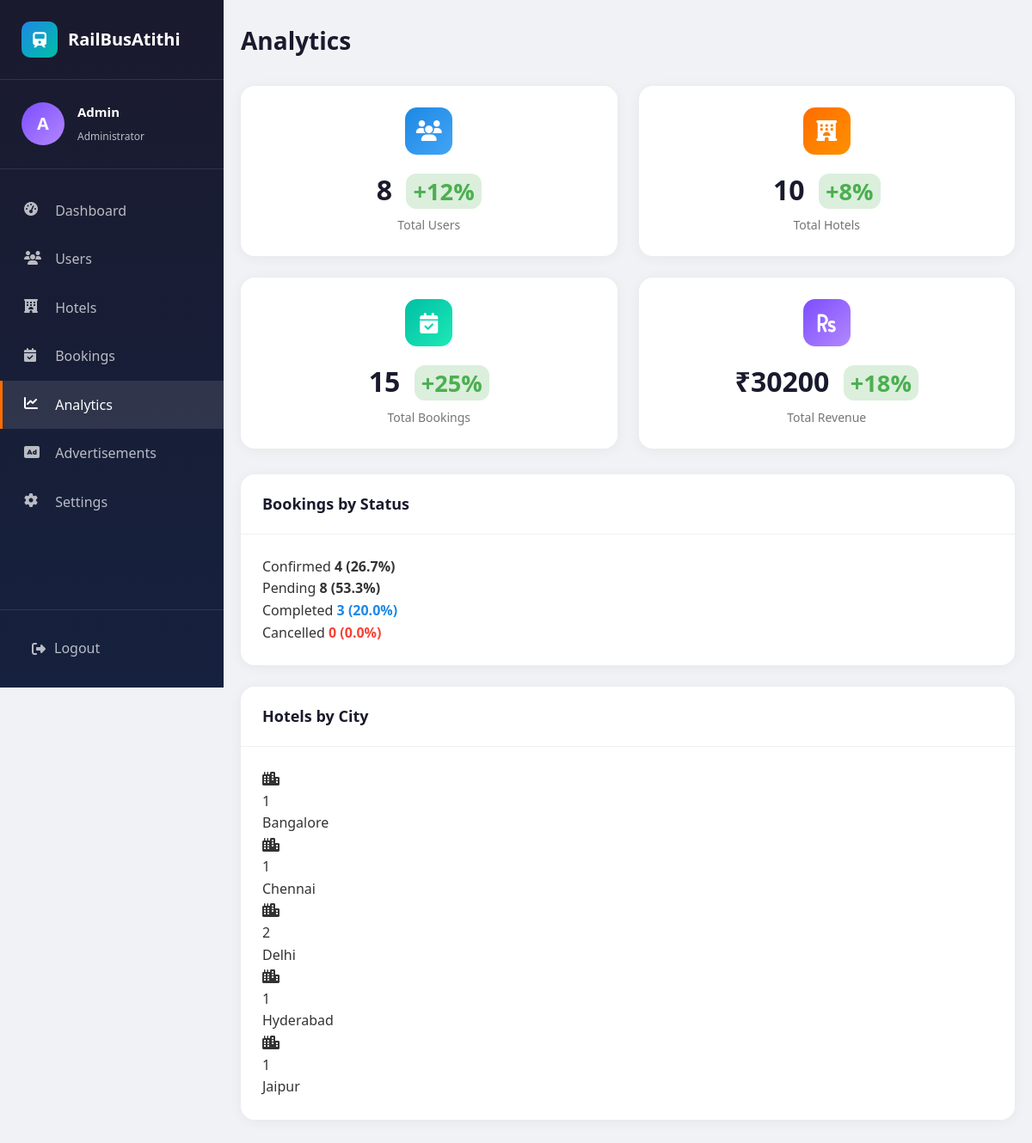
/admin/analytics (signed in), run on the app's committed database.
### app.py (models this page shows)
class User(db.Model):
    id = db.Column(db.Integer, primary_key=True)
    name = db.Column(db.String(100), nullable=False)
    email = db.Column(db.String(120), unique=True, nullable=False)
    password = db.Column(db.String(200), nullable=False)
    role = db.Column(db.String(20), nullable=False)  # passenger, hotel_owner, admin
    phone = db.Column(db.String(20))
    city = db.Column(db.String(100))
    location = db.Column(db.String(200))
    created_at = db.Column(db.DateTime, default=datetime.utcnow)
    reset_token = db.Column(db.String(200), nullable=True)
    bookings = db.relationship('Booking', backref='user', lazy=True)
    hotels = db.relationship('Hotel', backref='owner', lazy=True)

class Hotel(db.Model):
    id = db.Column(db.Integer, primary_key=True)
    name = db.Column(db.String(200), nullable=False)
    description = db.Column(db.Text)
    location = db.Column(db.String(200), nullable=False)
    city = db.Column(db.String(100), nullable=False)
    near_station = db.Column(db.String(100))  # Nearest railway station
    near_bus_stop = db.Column(db.String(100))  # Nearest bus stop
    distance_station = db.Column(db.Float, default=1.0)  # Distance in km
    distance_bus = db.Column(db.Float, default=1.0)  # Distance in km
    price = db.Column(db.Integer, nullable=False)
    rating = db.Column(db.Float, default=4.0)
    review_count = db.Column(db.Integer, default=0)
    total_rooms = db.Column(db.Integer, default=10)
    available_rooms = db.Column(db.Integer, default=10)
    amenities = db.Column(db.String(500))  # JSON string of amenities
    photos = db.Column(db.String(500))  # Comma-separated photo paths
    owner_id = db.Column(db.Integer, db.ForeignKey('user.id'), nullable=False)
    approved = db.Column(db.Boolean, default=False)
    created_at = db.Column(db.DateTime, default=datetime.utcnow)
    bookings = db.relationship('Booking', backref='hotel', lazy=True)

### app.py (the view)
@app.route('/admin/analytics')
def analytics():
    if session.get('user_role') != 'admin':
        return redirect(url_for('login'))
    user = User.query.get(session['user_id'])
    total_users = User.query.count()
    total_hotels = Hotel.query.filter_by(approved=True).count()
    total_bookings = Booking.query.count()
    total_revenue = db.session.query(db.func.sum(Booking.total_price)).filter(Booking.status == 'confirmed').scalar() or 0
    bookings_by_status = {
        'confirmed': Booking.query.filter_by(status='confirmed').count(),
        'pending': Booking.query.filter_by(status='pending').count(),
        'completed': Booking.query.filter_by(status='completed').count(),
        'cancelled': Booking.query.filter_by(status='cancelled').count(),
    }
    top_cities = db.session.query(Hotel.city, db.func.count(Hotel.id)).group_by(Hotel.city).limit(5).all()
    return render_template('admin_analytics.html',
                         user=user,
                         total_users=total_users,
                         total_hotels=total_hotels,
                         total_bookings=total_bookings,
                         total_revenue=total_revenue,
                         bookings_by_status=bookings_by_status,
                         top_cities=top_cities)

### templates/admin_analytics.html (shortened to what this page needs)
<!DOCTYPE html>
<html lang="en">
<head>
    <link rel="stylesheet" href="{{ url_for('static', filename='css/style.css') }}">
    <link rel="stylesheet" href="{{ url_for('static', filename='css/dashboard.css') }}">
    <link rel="stylesheet" href="https://cdnjs.cloudflare.com/ajax/libs/font-awesome/6.4.0/css/all.min.css">
</head>
<body class="dashboard-body">
    <div class="dashboard-wrapper">
        <aside class="sidebar">
            <div class="sidebar-header">
                <a href="/" class="sidebar-logo">
                    <div class="sidebar-logo-icon">
                        <i class="fas fa-train"></i>
                    </div>
                    RailBusAtithi
                </a>
            </div>
            <div class="sidebar-user">
                <div class="user-avatar" style="background: linear-gradient(135deg, #7C4DFF 0%, #B388FF 100%);">{{ user.name[0] }}</div>
                <div class="user-info">
                    <h4>{{ user.name }}</h4>
                    <span>Administrator</span>
                </div>
            </div>
            <nav class="sidebar-menu">
                <a href="{{ url_for('admin_dashboard') }}" class="menu-item">
                    <i class="fas fa-tachometer-alt"></i>
                    <span>Dashboard</span>
                </a>
                <a href="{{ url_for('manage_users') }}" class="menu-item">
                    <i class="fas fa-users"></i>
                    <span>Users</span>
                </a>
                <a href="{{ url_for('manage_hotels') }}" class="menu-item">
                    <i class="fas fa-hotel"></i>
                    <span>Hotels</span>
                </a>
                <a href="{{ url_for('manage_bookings') }}" class="menu-item">
                    <i class="fas fa-calendar-check"></i>
                    <span>Bookings</span>
                </a>
                <a href="{{ url_for('analytics') }}" class="menu-item active">
                    <i class="fas fa-chart-line"></i>
                    <span>Analytics</span>
                </a>
                <a href="{{ url_for('admin_ads') }}" class="menu-item">
                    <i class="fas fa-ad"></i>
                    <span>Advertisements</span>
                </a>
                <a href="{{ url_for('admin_settings') }}" class="menu-item">
                    <i class="fas fa-cog"></i>
                    <span>Settings</span>
                </a>
            </nav>
            <div class="sidebar-footer">
                <a href="{{ url_for('logout') }}" class="logout-btn">
                    <i class="fas fa-sign-out-alt"></i>
                    <span>Logout</span>
                </a>
            </div>
        </aside>
        <main class="main-content">
            <div class="dashboard-header">
                <h1 class="page-title">Analytics</h1>
            </div>
            <div class="stats-grid">
                <div class="stat-card">
                    <div class="stat-icon blue">
                        <i class="fas fa-users"></i>
                    </div>
<div class="stat-value" title="Growth last 30 days">{{ total_users }} <span class="trend positive">+12%</span></div>
                    <div class="stat-label">Total Users</div>
                </div>
                <div class="stat-card">
                    <div class="stat-icon orange">
                        <i class="fas fa-hotel"></i>
                    </div>
<div class="stat-value" title="Growth last 30 days">{{ total_hotels }} <span class="trend positive">+8%</span></div>
                    <div class="stat-label">Total Hotels</div>
                </div>
                <div class="stat-card">
                    <div class="stat-icon green">
                        <i class="fas fa-calendar-check"></i>
                    </div>
<div class="stat-value" title="Growth last 30 days">{{ total_bookings }} <span class="trend positive">+25%</span></div>
                    <div class="stat-label">Total Bookings</div>
                </div>
                <div class="stat-card">
                    <div class="stat-icon purple">
                        <i class="fas fa-rupee-sign"></i>
                    </div>
<div class="stat-value" title="Growth last 30 days">₹{{ total_revenue|int }} <span class="trend positive">+18%</span></div>
                    <div class="stat-label">Total Revenue</div>
                </div>
            </div>
            <div class="charts-row">
                <div class="card">
                    <div class="card-header">
                        <h3 class="card-title">Bookings by Status</h3>
                    </div>
                    <div class="card-body">
                        <div class="hotel-status">
                            <div class="status-item">
                                <div class="status-header">
                                    <span class="status-label">Confirmed</span>
<span class="status-value approved">{{ bookings_by_status.confirmed }} ({{ "%.1f"|format((bookings_by_status.confirmed / total_bookings * 100) if total_bookings > 0 else 0 ) }}%)</span>
                                </div>
                            </div>
                            <div class="status-item">
                                <div class="status-header">
                                    <span class="status-label">Pending</span>
<span class="status-value pending">{{ bookings_by_status.pending }} ({{ "%.1f"|format((bookings_by_status.pending / total_bookings * 100) if total_bookings > 0 else 0 ) }}%)</span>
                                </div>
                            </div>
                            <div class="status-item">
                                <div class="status-header">
                                    <span class="status-label">Completed</span>
<span class="status-value" style="color: #1E88E5;">{{ bookings_by_status.completed }} ({{ "%.1f"|format((bookings_by_status.completed / total_bookings * 100) if total_bookings > 0 else 0 ) }}%)</span>
                                </div>
                            </div>
                            <div class="status-item">
                                <div class="status-header">
                                    <span class="status-label">Cancelled</span>
<span class="status-value" style="color: #f44336;">{{ bookings_by_status.cancelled }} ({{ "%.1f"|format((bookings_by_status.cancelled / total_bookings * 100) if total_bookings > 0 else 0 ) }}%)</span>
                                </div>
                            </div>
                        </div>
                    </div>
                </div>
                <div class="card">
                    <div class="card-header">
                        <h3 class="card-title">Hotels by City</h3>
                    </div>
                    <div class="card-body">
                        {% if top_cities %}
                        <div class="user-distribution">
                            {% for city, count in top_cities %}
                            <div class="distribution-item">
                                <div class="distribution-circle blue">
                                    <i class="fas fa-city"></i>
                                </div>
                                <div class="distribution-number">{{ count }}</div>
                                <div class="distribution-label">{{ city }}</div>
                            </div>
                            {% endfor %}
                        </div>
                        {% else %}
                        <p style="text-align: center; color: #666;">No data available</p>
                        {% endif %}
                    </div>
                </div>
            </div>
        </main>
    </div>
</body>
</html>

### static/css/style.css (style rules this page uses)
:root { --primary: #1E88E5; --primary-dark: #1565C0; --primary-light: #42A5F5; --secondary: #FF6D00; --secondary-dark: #E65100; --accent: #00BFA5; --accent-dark: #00897B; --background: #F5F7FA; --white: #FFFFFF; --text-dark: #333333; --text-light: #666666; --text-muted: #999999; --border: #E0E0E0; --shadow: 0 4px 20px rgba(0, 0, 0, 0.1); --shadow-hover: 0 8px 30px rgba(0, 0, 0, 0.15); --gradient-primary: linear-gradient(135deg, #1E88E5 0%, #1565C0 100%); --gradient-secondary: linear-gradient(135deg, #FF6D00 0%, #E65100 100%); --gradient-hero: linear-gradient(135deg, rgba(30, 136, 229, 0.9) 0%, rgba(21, 101, 192, 0.8) 100%); --border-radius: 12px; --border-radius-sm: 8px; --transition: all 0.3s ease; }
* { margin: 0; padding: 0; box-sizing: border-box; }
body { font-family: 'Segoe UI', Tahoma, Geneva, Verdana, sans-serif; background-color: var(--background); color: var(--text-dark); line-height: 1.6; overflow-x: hidden; }
a { text-decoration: none; color: inherit; transition: var(--transition); }
.stat-label { font-size: 14px; opacity: 0.9; }

### templates/admin_analytics.html (style rules this page uses)
.trend { font-size: 0.85em; font-weight: bold; padding: 2px 8px; border-radius: 12px; margin-left: 8px; }
.positive { background: rgba(76, 175, 80, 0.2); color: #4CAF50; }
.status-value { font-weight: bold; }

### data on the page
User: name "A", name "Admin"
Hotel: approved "1", city "Bangalore"
Hotel: approved "1", city "Chennai"
Hotel: count "2", city "Delhi"
Hotel: approved "1", city "Hyderabad"
Hotel: approved "1", city "Jaipur"

### other printed values
{{ total_users }} "8"
{{ total_hotels }} "10"
{{ total_bookings }} "15"
{{ total_revenue|int }} "30200"
{{ bookings_by_status.confirmed }} "4"
{{ bookings_by_status.pending }} "8"
{{ bookings_by_status.completed }} "3"
{{ bookings_by_status.cancelled }} "0"
